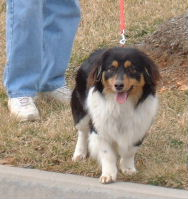
#> input picture Aditya_Anil/2.jpg, 188 x 199 px, found by its file name
$ jupyter execute masking_1.ipynb
#> lines starting #> are read from the running program, lines starting #| are printed output that depends on the picture; after the words box and inside, x2 and y2 are one past the last pixel; in counts of white or black regions, pixels touching at a corner belong together
[cell 1]
import numpy as np
import pandas as pd
import cv2
import matplotlib.pyplot as plt

# Added Weights method white BG

[cell 2]
base_img=cv2.imread('images/2.jpg')
#> base_img is the input picture: shape (199, 188, 3); mean B, G, R 133.8, 143.4, 152.1
base_img=cv2.cvtColor(base_img,cv2.COLOR_BGR2RGB)
plt.imshow(base_img)

[cell 3]
base_img.shape
#> Out = (199, 188, 3)

[cell 4]
white=cv2.imread('smoke_white.jpeg')
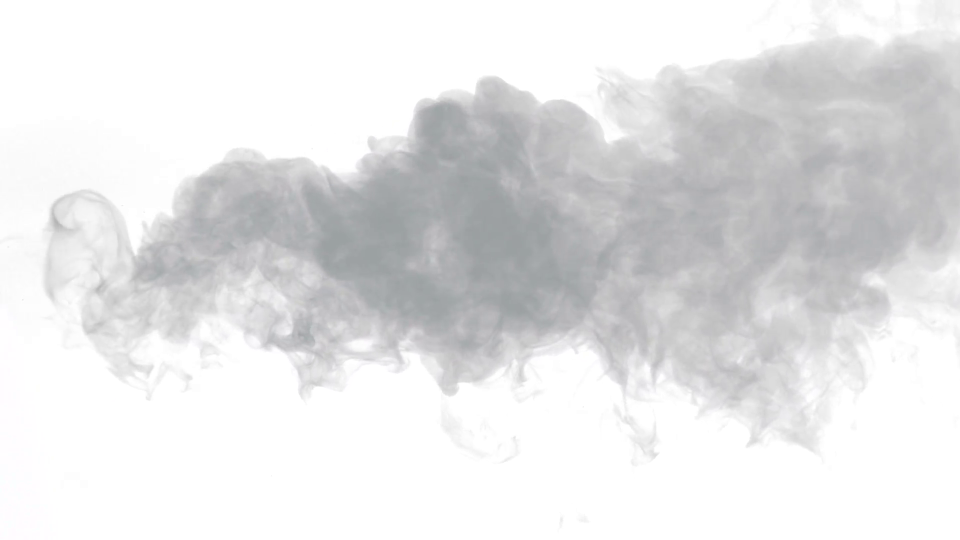
#> input picture Aditya_Anil/smoke_white.jpeg, 1920 x 1080 px (shown at 1/2 size)
#> white is the input picture: shape (1080, 1920, 3); mean B, G, R 229.1, 228.4, 228.2
white=cv2.cvtColor(white,cv2.COLOR_BGR2RGB)
plt.imshow(white)

[cell 5]
white.shape
#> Out = (1080, 1920, 3)

[cell 6]
overlay_white=white[400:599,200:388,:]
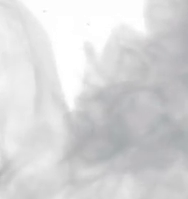
#> overlay_white: shape (199, 188, 3); mean R, G, B 215.1, 215.1, 216
plt.imshow(overlay_white)

[cell 7]
plt.imshow(cv2.addWeighted(overlay_white,0.4,base_img,0.8,0))
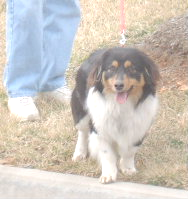
#> shown: shape (199, 188, 3); mean R, G, B 206.8, 200.3, 192.9

# Added Weights Black BG

[cell 8]
black=cv2.imread('smoke_black.jpg')
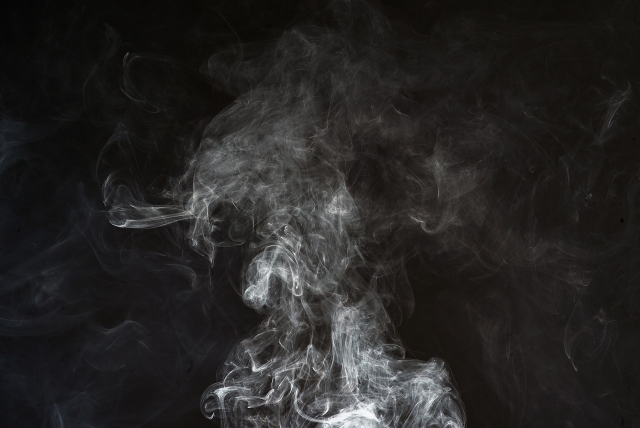
#> input picture Aditya_Anil/smoke_black.jpg, 1280 x 855 px (shown at 1/2 size)
#> black is the input picture: shape (855, 1280, 3); mean B, G, R 36.2, 37.1, 38.4
black=cv2.cvtColor(black,cv2.COLOR_BGR2RGB)
plt.imshow(black)

[cell 9]
black.shape
#> Out = (855, 1280, 3)

[cell 10]
overlay_black=black[600:799,600:788,:]
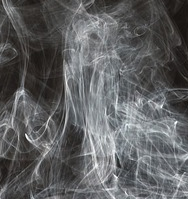
#> overlay_black: shape (199, 188, 3); mean R, G, B 94.9, 95.7, 96.7
plt.imshow(overlay_black)

[cell 11]
plt.imshow(cv2.addWeighted(overlay_black,0.5,base_img,1,0))
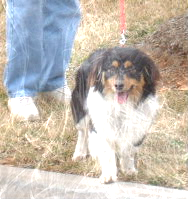
#> shown: shape (199, 188, 3); mean R, G, B 196, 188.7, 180

# Masking Method

[cell 12]
hsv_img=cv2.cvtColor(white,cv2.COLOR_RGB2HSV)
#> hsv_img: shape (1080, 1920, 3); mean H, S, V 33, 1.5, 229.1
lower=np.array([0,0,0])
upper=np.array([254,254,254])
mask=cv2.inRange(hsv_img,lower,upper)
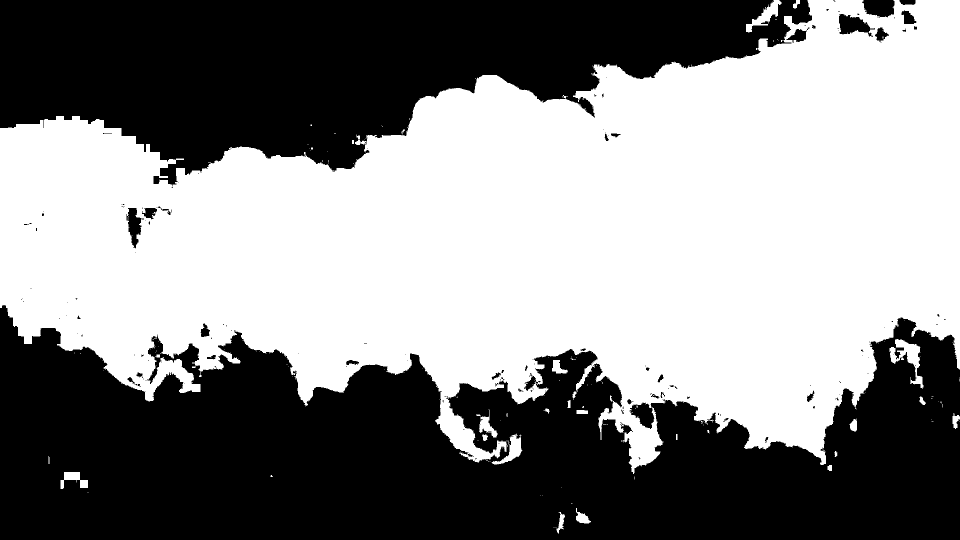
#> mask: shape (1080, 1920) (shown at 1/2 size); 53.6% white; 176 black regions (138 under 20 px), largest, box (x1, y1, x2, y2) and area: (0, 610, 1920, 1080) 597961, (0, 0, 1624, 373) 354354, (1724, 0, 1789, 35) 1828

[cell 13]
plt.imshow(mask)

[cell 14]
plt.imshow(white)

[cell 15]
plt.imshow(cv2.bitwise_and(white,white,mask=mask))
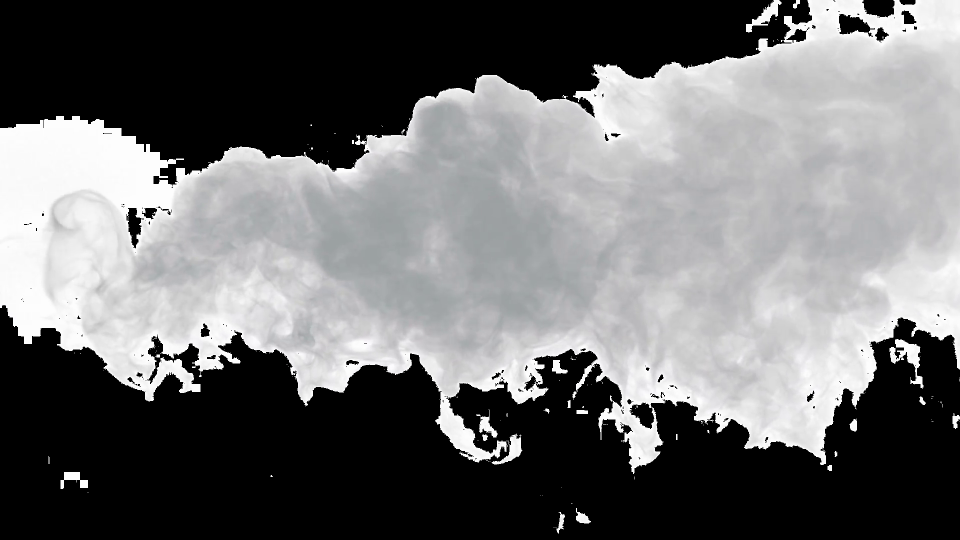
#> shown: shape (1080, 1920, 3) (shown at 1/2 size); mean R, G, B 109.9, 110.1, 110.8

# Gaussian Blur

[cell 16]
blurred=cv2.GaussianBlur(base_img,(3,3),5)
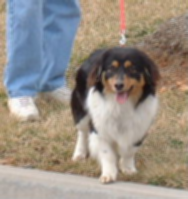
#> blurred: shape (199, 188, 3); mean R, G, B 152.1, 143.4, 133.8
plt.imshow(blurred)
